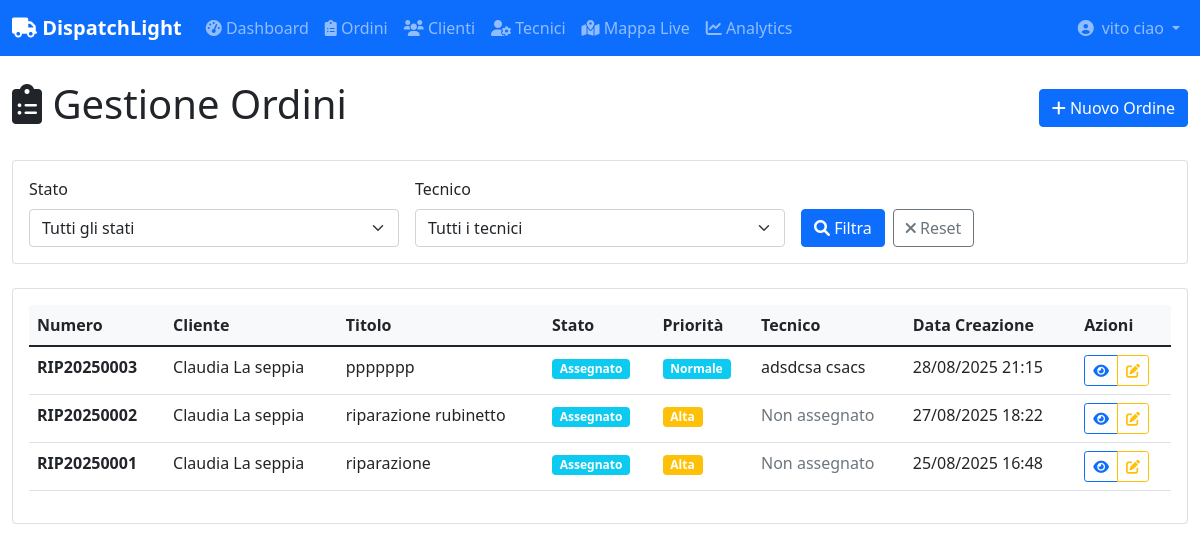
The page /orders/ (signed in) on the database as committed earlier.
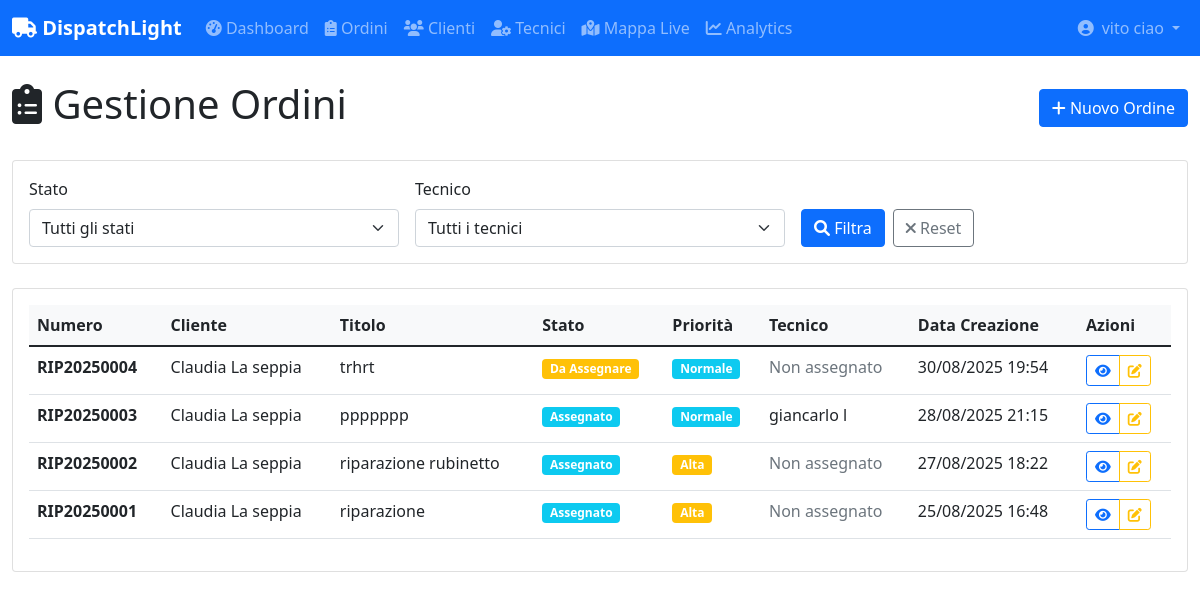
The same page on the database as committed later.
### core/models.py (models this page shows, shortened)
class WorkOrder(models.Model):
    STATUS_CHOICES = [
        ('PENDING', 'Da Assegnare'),
        ('ASSIGNED', 'Assegnato'),
        ('EN_ROUTE', 'In Viaggio'),
        ('ON_SITE', 'Sul Posto'),
        ('COMPLETED', 'Completato'),
        ('CANCELLED', 'Annullato'),
    ]
    PRIORITY_CHOICES = [
        ('LOW', 'Bassa'),
        ('NORMAL', 'Normale'),
        ('HIGH', 'Alta'),
        ('URGENT', 'Urgente'),
    ]
    id = models.UUIDField(primary_key=True, default=uuid.uuid4, editable=False)
    order_number = models.CharField(max_length=20, unique=True)
    company = models.ForeignKey(Company, on_delete=models.CASCADE, related_name='work_orders')
    customer = models.ForeignKey(Customer, on_delete=models.CASCADE, related_name='work_orders')
    technician = models.ForeignKey(Technician, on_delete=models.SET_NULL, blank=True, null=True, related_name='work_orders')
    service_type = models.ForeignKey(ServiceType, on_delete=models.SET_NULL, blank=True, null=True)
    title = models.CharField(max_length=200)
    description = models.TextField()
    status = models.CharField(max_length=20, choices=STATUS_CHOICES, default='PENDING')
    priority = models.CharField(max_length=10, choices=PRIORITY_CHOICES, default='NORMAL')
    scheduled_date = models.DateTimeField(blank=True, null=True)
    estimated_duration_minutes = models.PositiveIntegerField(default=60)
    created_at = models.DateTimeField(auto_now_add=True)
    assigned_at = models.DateTimeField(blank=True, null=True)
    started_at = models.DateTimeField(blank=True, null=True)  # Quando il tecnico arriva
    completed_at = models.DateTimeField(blank=True, null=True)
    service_address = models.TextField()
    service_latitude = models.DecimalField(max_digits=10, decimal_places=8, blank=True, null=True)
    service_longitude = models.DecimalField(max_digits=11, decimal_places=8, blank=True, null=True)
    technician_notes = models.TextField(blank=True, null=True)
    work_performed = models.TextField(blank=True, null=True)
    materials_used = models.TextField(blank=True, null=True)
    estimated_price = models.DecimalField(max_digits=10, decimal_places=2, blank=True, null=True)
    final_price = models.DecimalField(max_digits=10, decimal_places=2, blank=True, null=True)
    class Meta:
        ordering = ['-created_at']

class Customer(models.Model):
    company = models.ForeignKey(Company, on_delete=models.CASCADE, related_name='customers')
    name = models.CharField(max_length=200)
    phone = PhoneNumberField()
    email = models.EmailField(blank=True, null=True)
    address = models.TextField()
    latitude = models.DecimalField(max_digits=10, decimal_places=8, blank=True, null=True)
    longitude = models.DecimalField(max_digits=11, decimal_places=8, blank=True, null=True)
    notes = models.TextField(blank=True, null=True)
    created_at = models.DateTimeField(auto_now_add=True)

class Technician(models.Model):
    user = models.OneToOneField(User, on_delete=models.CASCADE)
    company = models.ForeignKey(Company, on_delete=models.CASCADE, related_name='technicians')
    phone = PhoneNumberField()
    vehicle_plate = models.CharField(max_length=20, blank=True, null=True)
    is_active = models.BooleanField(default=True)
    current_latitude = models.DecimalField(max_digits=10, decimal_places=8, blank=True, null=True)
    current_longitude = models.DecimalField(max_digits=11, decimal_places=8, blank=True, null=True)
    last_location_update = models.DateTimeField(blank=True, null=True)

### core/views.py (the view)
# urls.py: path('orders/', views.OrderListView.as_view(), name='order_list'),
class OrderListView(LoginRequiredMixin, ListView):
    model = WorkOrder
    template_name = 'core/order_list.html'
    context_object_name = 'orders'
    paginate_by = 20
    def get_queryset(self):
        company = get_user_company(self.request.user)
        if company:
            queryset = WorkOrder.objects.filter(company=company)
            status = self.request.GET.get('status')
            if status:
                queryset = queryset.filter(status=status)
            technician = self.request.GET.get('technician')
            if technician:
                queryset = queryset.filter(technician_id=technician)
            return queryset.order_by('-created_at')
        return WorkOrder.objects.none()
    def get_context_data(self, **kwargs):
        context = super().get_context_data(**kwargs)
        company = get_user_company(self.request.user)
        if company:
            context.update({
                'company': company,
                'technicians': Technician.objects.filter(company=company, is_active=True),
                'status_choices': WorkOrder.STATUS_CHOICES,
                'current_status': self.request.GET.get('status', ''),
                'current_technician': self.request.GET.get('technician', ''),
            })
        return context

### core/views.py (called while the page is built)
def get_user_company(user):
    try:
        return user.owned_companies.first() or \
               Technician.objects.get(user=user).company
    except:
        return None

### templates/core/order_list.html (shortened to what the changed rows need)
{% extends 'base.html' %}
{% block content %}
<div class="row">
    <div class="col-12">
        <div class="d-flex justify-content-between align-items-center mb-4">
            <h1><i class="fas fa-clipboard-list"></i> Gestione Ordini</h1>
        </div>
    </div>
</div>
<div class="row">
    <div class="col-12">
        <div class="card">
            <div class="card-body">
                {% if orders %}
                <div class="table-responsive">
                    <table class="table table-hover">
                        <thead>
                            <tr>
                                <th>Numero</th>
                                <th>Cliente</th>
                                <th>Titolo</th>
                                <th>Stato</th>
                                <th>Priorità</th>
                                <th>Tecnico</th>
                                <th>Data Creazione</th>
                                <th>Azioni</th>
                            </tr>
                        </thead>
                        <tbody>
                            {% for order in orders %}
                            <tr>
                                <td><strong>{{ order.order_number }}</strong></td>
                                <td>{{ order.customer.name }}</td>
                                <td>{{ order.title|truncatechars:40 }}</td>
                                <td>
                                    {% if order.status == 'PENDING' %}
                                        <span class="badge bg-warning">Da Assegnare</span>
                                    {% elif order.status == 'ASSIGNED' %}
                                        <span class="badge bg-info">Assegnato</span>
                                    {% elif order.status == 'EN_ROUTE' %}
                                        <span class="badge bg-primary">In Viaggio</span>
                                    {% elif order.status == 'ON_SITE' %}
                                        <span class="badge bg-secondary">Sul Posto</span>
                                    {% elif order.status == 'COMPLETED' %}
                                        <span class="badge bg-success">Completato</span>
                                    {% elif order.status == 'CANCELLED' %}
                                        <span class="badge bg-danger">Annullato</span>
                                    {% endif %}
                                </td>
                                <td>
                                    {% if order.priority == 'URGENT' %}
                                        <span class="badge bg-danger">Urgente</span>
                                    {% elif order.priority == 'HIGH' %}
                                        <span class="badge bg-warning">Alta</span>
                                    {% elif order.priority == 'NORMAL' %}
                                        <span class="badge bg-info">Normale</span>
                                    {% elif order.priority == 'LOW' %}
                                        <span class="badge bg-secondary">Bassa</span>
                                    {% endif %}
                                </td>
                                <td>
                                    {% if order.technician %}
                                        {{ order.technician.user.get_full_name }}
                                    {% else %}
                                        <span class="text-muted">Non assegnato</span>
                                    {% endif %}
                                </td>
                                <td>{{ order.created_at|date:"d/m/Y H:i" }}</td>
                                <td>
                                    <div class="btn-group" role="group">
                                        <a href="{% url 'core:order_detail' order.pk %}" class="btn btn-sm btn-outline-primary">
                                            <i class="fas fa-eye"></i>
                                        </a>
                                        <a href="{% url 'core:order_edit' order.pk %}" class="btn btn-sm btn-outline-warning">
                                            <i class="fas fa-edit"></i>
                                        </a>
                                    </div>
                                </td>
                            </tr>
                            {% endfor %}
                        </tbody>
                    </table>
                </div>
                {% endif %}
            </div>
        </div>
    </div>
</div>
{% endblock %}

Rows that differ between the two databases and show on the page:
added WorkOrder: order_number "RIP20250004", customer.name "Claudia La seppia", title "trhrt", status "Da Assegnare", priority "Normale", shows "Non assegnato", created_at "30/08/2025 19:54"
changed WorkOrder "RIP20250003": technician.user.get_full_name "adsdcsa csacs" → "giancarlo l"
